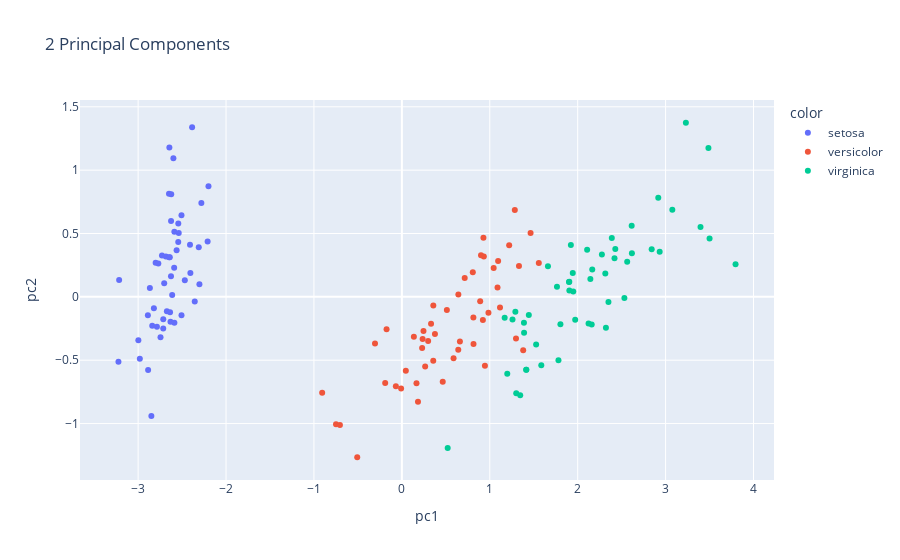

The cell this chart's notebook holds for it:
### Code cell
dia = DIA(df)
dia.plot_pca(pl.all().exclude("species"), by = "species")
